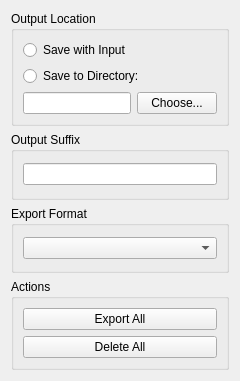
<?xml version="1.0" encoding="UTF-8"?>
<ui version="4.0">
 <class>Form</class>
 <widget class="QWidget" name="Form">
  <property name="geometry">
   <rect>
    <x>0</x>
    <y>0</y>
    <width>240</width>
    <height>381</height>
   </rect>
  </property>
  <property name="windowTitle">
   <string>Form</string>
  </property>
  <layout class="QVBoxLayout" name="verticalLayout_3">
   <item>
    <layout class="QVBoxLayout" name="verticalLayout">
     <item>
      <widget class="QGroupBox" name="groupBox_2">
       <property name="title">
        <string>Output Location</string>
       </property>
       <layout class="QVBoxLayout" name="verticalLayout_4">
        <item>
         <widget class="QRadioButton" name="saveWithInputButton">
          <property name="text">
           <string>Save with Input</string>
          </property>
         </widget>
        </item>
        <item>
         <widget class="QRadioButton" name="saveToDirButton">
          <property name="text">
           <string>Save to Directory:</string>
          </property>
         </widget>
        </item>
        <item>
         <layout class="QHBoxLayout" name="horizontalLayout">
          <item>
           <widget class="QLineEdit" name="outputDirEdit">
            <property name="enabled">
             <bool>true</bool>
            </property>
            <property name="alignment">
             <set>Qt::AlignRight|Qt::AlignTrailing|Qt::AlignVCenter</set>
            </property>
            <property name="readOnly">
             <bool>true</bool>
            </property>
           </widget>
          </item>
          <item>
           <widget class="QPushButton" name="outputDirChooseButton">
            <property name="text">
             <string>Choose...</string>
            </property>
           </widget>
          </item>
         </layout>
        </item>
       </layout>
      </widget>
     </item>
     <item>
      <widget class="QGroupBox" name="groupBox_3">
       <property name="title">
        <string>Output Suffix</string>
       </property>
       <layout class="QHBoxLayout" name="horizontalLayout_2">
        <item>
         <widget class="QLineEdit" name="outputSuffixEdit"/>
        </item>
       </layout>
      </widget>
     </item>
     <item>
      <widget class="QGroupBox" name="groupBox_4">
       <property name="title">
        <string>Export Format</string>
       </property>
       <layout class="QVBoxLayout" name="verticalLayout_5">
        <item>
         <widget class="QComboBox" name="exportFormatCombo"/>
        </item>
       </layout>
      </widget>
     </item>
     <item>
      <widget class="QGroupBox" name="groupBox">
       <property name="title">
        <string>Actions</string>
       </property>
       <layout class="QVBoxLayout" name="verticalLayout_2">
        <item>
         <widget class="QPushButton" name="exportAllButton">
          <property name="text">
           <string>Export All</string>
          </property>
         </widget>
        </item>
        <item>
         <widget class="QPushButton" name="deleteAllButton">
          <property name="text">
           <string>Delete All</string>
          </property>
         </widget>
        </item>
       </layout>
      </widget>
     </item>
    </layout>
   </item>
  </layout>
 </widget>
 <resources/>
 <connections/>
</ui>
